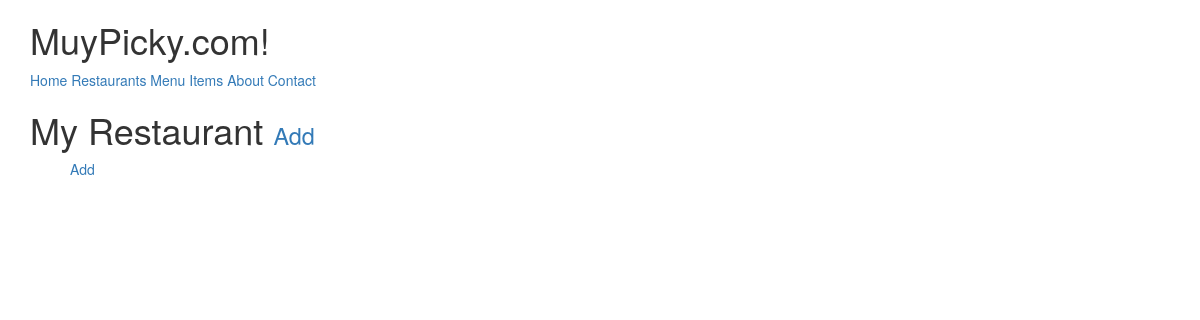
The app's page /restaurants/ (signed in), older data.
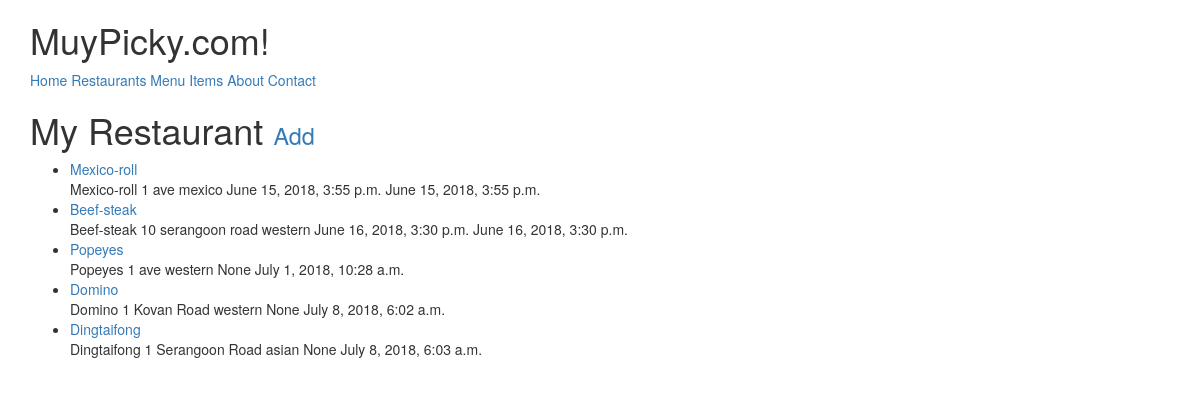
The same page, newer data.
### restaurants/models.py (models this page shows, shortened)
class RestaurantLocation(models.Model):
	owner 		= models.ForeignKey(Users) #class_instance.model_set.all()  # Django Models Unleashed JOINCFE.com
	name 		= models.CharField(max_length=120)
	location 	= models.CharField(max_length=120, null=True, blank=True)
	category 	= models.CharField(max_length=120, null=True, blank=True, validators=[validate_category])
	timestamp	= models.DateTimeField(auto_now=False, auto_now_add=False, null=True, blank=True)
	update 		= models.DateTimeField(auto_now_add=True)
	slug		= models.SlugField(null=True, blank=True)
	objects = RestaurantLocationManager() #add Model.objects.all()
	def __str__(self):
		return self.name
	def get_absolute_url(self):
		return reverse('restaurants:detail', kwargs={'slug': self.slug})

### restaurants/views.py (the view)
class RestaurantsListView(LoginRequiredMixin, ListView):
	def get_queryset(self):
		return RestaurantLocation.objects.filter(owner=self.request.user)

### restaurants/models.py (called while the page is built)
	def get_queryset(self):
		return RestaurantLocationQuerySet(self.model,using=self._db)

### restaurants/templates/restaurants/restaurantlocation_list.html (shortened to what this page needs)
{% extends "base.html" %}
{% block content %}
<h1>My Restaurant <small><a href='{% url "restaurants:create" %}'>Add</a></small></h1>
<ul>
	{% for obj in object_list %}
		<li>
			<a href='{{ obj.get_absolute_url }}'/>{{obj}}</a><br/>
			{{ obj.name }} {{ obj.location }} {{ obj.category }} {{ obj.timestamp }} {{ obj.update }}
		</li>
		{% empty %}
		<a href='{% url "restaurants:create" %}'>Add</a>
	{% endfor %}
</ul>
{% endblock content %}

Row changes from the older to the newer data that the page shows:
now on this page (row edited): RestaurantLocation: name "Mexico-roll", location "1 ave", category "mexico", timestamp "June 15, 2018, 3:55 p.m.", update "June 15, 2018, 3:55 p.m."
now on this page (row edited): RestaurantLocation: name "Beef-steak", location "10 serangoon road", category "western", timestamp "June 16, 2018, 3:30 p.m.", update "June 16, 2018, 3:30 p.m."
now on this page (row edited): RestaurantLocation: name "Popeyes", location "1 ave", category "western", timestamp "None", update "July 1, 2018, 10:28 a.m."
added RestaurantLocation: name "Domino", location "1 Kovan Road", category "western", timestamp "None", update "July 8, 2018, 6:02 a.m."
added RestaurantLocation: name "Dingtaifong", location "1 Serangoon Road", category "asian", timestamp "None", update "July 8, 2018, 6:03 a.m."
Text that changed along with them:
text no longer shown: "Add"
